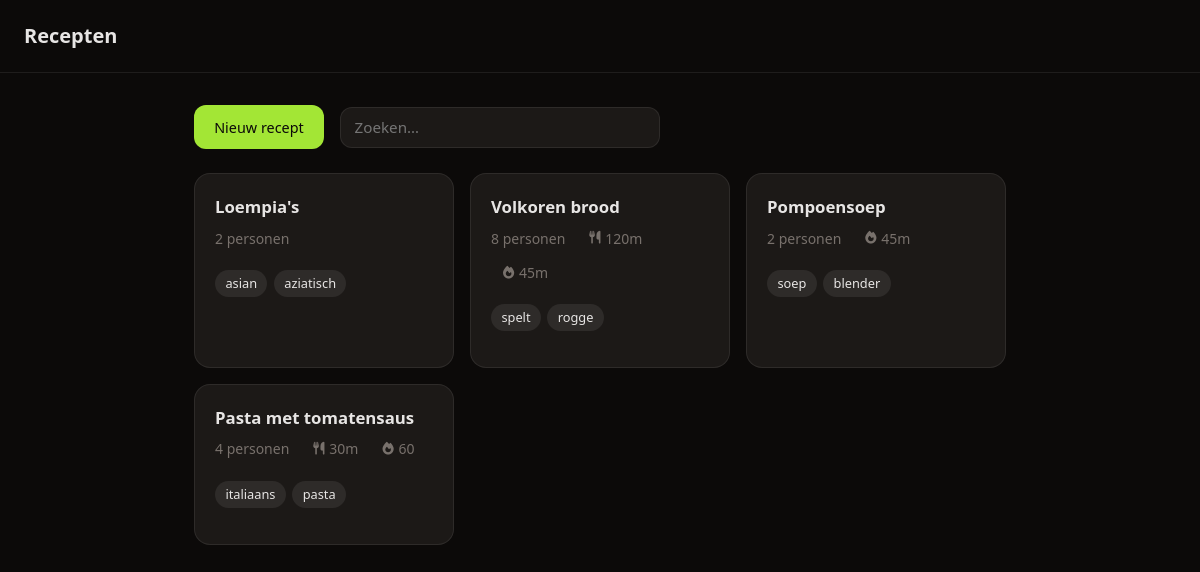
Before: / with the older database file.
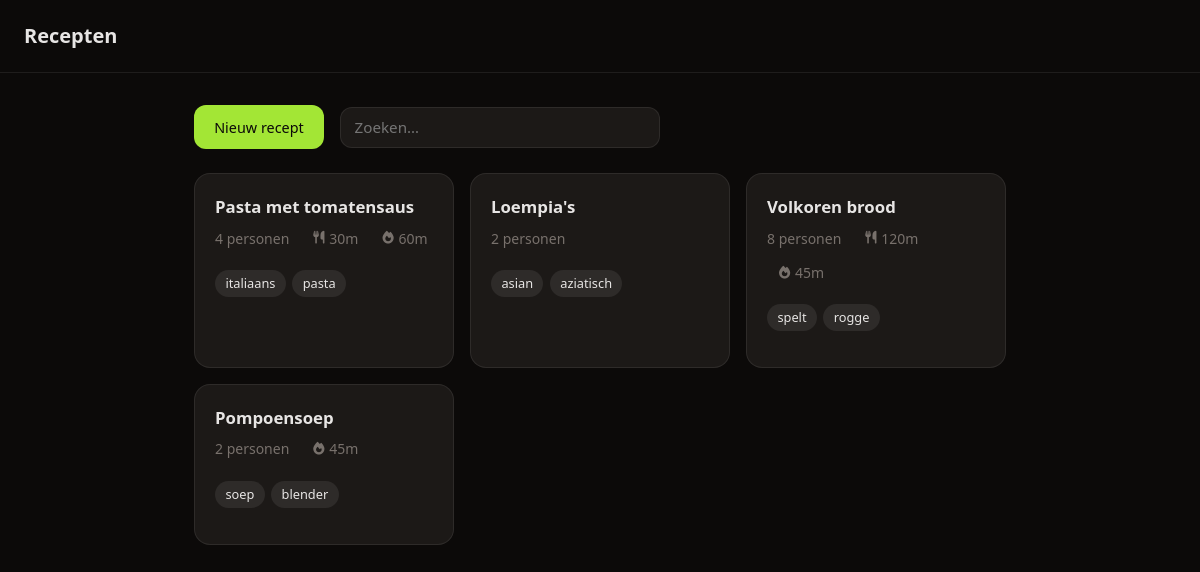
After: the same page with the newer database file.
### tables this page shows
CREATE TABLE recipe (
            id INTEGER PRIMARY KEY AUTOINCREMENT,
            title TEXT NOT NULL,
            steps TEXT NOT NULL DEFAULT '',
            servings INTEGER NOT NULL DEFAULT 2,
            updated_at TIMESTAMP DEFAULT CURRENT_TIMESTAMP
        , cook_time TEXT, tags TEXT, prep_time TEXT);

### app.py (the view)
@app.route("/")
def index():
    db = get_db()
    recipes = db.execute("SELECT * FROM recipe ORDER BY updated_at DESC").fetchall()
    return render_template("index.html", recipes=recipes, query=None)

### app.py (called while the page is built)
def get_db():
    if "db" not in g:
        g.db = sqlite3.connect(DATABASE)
        g.db.row_factory = sqlite3.Row
        g.db.execute("PRAGMA foreign_keys = ON")
    return g.db

### templates/index.html (shortened to what this page needs)
{% extends "base.html" %}
{% block content %}
<div class="page-header">
  <a href="/recipes/new" class="btn btn-primary">Nieuw recept</a>
  <form action="/search" method="GET" class="search-form">
    <input name="q" type="search" placeholder="Zoeken…" value="{{ query if query else '' }}" class="search-input">
  </form>
</div>
<section class="recipe-grid">
  {% for r in recipes %}
  <a href="/recipes/{{ r.id }}" class="recipe-card">
    <h2>{{ r.title }}</h2>
    <span class="meta">
      {{ r.servings }} personen
      {% if r.prep_time %}<span class="time-badge"><i class="fa-solid fa-utensils"></i> {{ r.prep_time }}</span>{% endif %}
      {% if r.cook_time %}<span class="time-badge"><i class="fa-solid fa-fire"></i> {{ r.cook_time }}</span>{% endif %}
    </span>
    {% if r.tags %}
    <div class="tag-list tag-list-card">
      {% for tag in r.tags.split(',') %}{% set t = tag.strip() %}{% if t %}<span class="tag-pill tag-pill-static">{{ t }}</span>{% endif %}{% endfor %}
    </div>
    {% endif %}
  </a>
  {% else %}
  <p class="empty">{% if query %}Geen recepten gevonden.{% else %}Nog geen recepten.{% endif %}</p>
  {% endfor %}
</section>
{% endblock %}

Changed rows visible on the page:
changed recipe "Pasta met tomatensaus": cook_time "60" → "60m"; moves up the list
